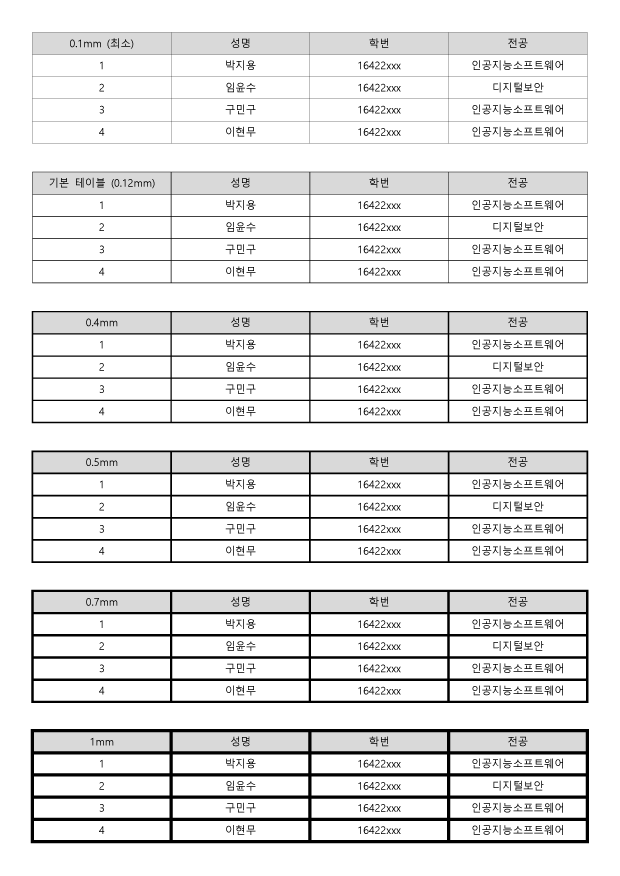
#> input picture checkLineScale/test-photo/123.png, 2479 x 3504 px, given in place of ls.png, which was not available (shown at 1/4 size)
$ python test.py
#> lines starting #> are read from the running program, lines starting #| are printed output that depends on the picture; after the words box and inside, x2 and y2 are one past the last pixel; in counts of white or black regions, pixels touching at a corner belong together; pictures that were not available may be replaced by others from this repository, and a replacement may not be noted


import cv2
import matplotlib.pyplot as plt
import numpy as np
import sys
def show_plot( threshold, title):
        resize_img = cv2.resize(threshold, (500, 500))
        # cv2.imshow("show image :"+title, resize_img)
        # cv2.waitKey(0)
        out = threshold.copy()
        out = 255 - out

        plt.imshow(out)
        # cv2.imwrite('./h2-'+title+'.png', out)
        plt.show()

def pprint(threshold, a, b, x, y):
    index = a
    for th in threshold[a:b]:
        print(index,"/",th[x:y])
        index+=1
    # print("**"*20)
    # print("**"*20)

dirpath = "./test-photo/"

imgname = "page-2"
imgname = "short"
imgname = "ls"
# imgname = "123"
image = cv2.imread(dirpath+imgname+'.png')
#> image is the input picture: shape (3504, 2479, 3); min 0, max 255, mean 228.5
image_gray = cv2.cvtColor(image, cv2.COLOR_BGR2GRAY)

threshold = cv2.adaptiveThreshold(
                        np.invert(image_gray),
                        255, #흑백 명도 최대값
                        cv2.ADAPTIVE_THRESH_GAUSSIAN_C,  #평균 계산 방법 / ADAPTIVE_THRESH_MEAN_C
                        cv2.THRESH_BINARY, # 흑백 반전 여부 /THRESH_BINARY_INV
                        15, # 블록 사이즈
                        0 # 가감 상수
                    )
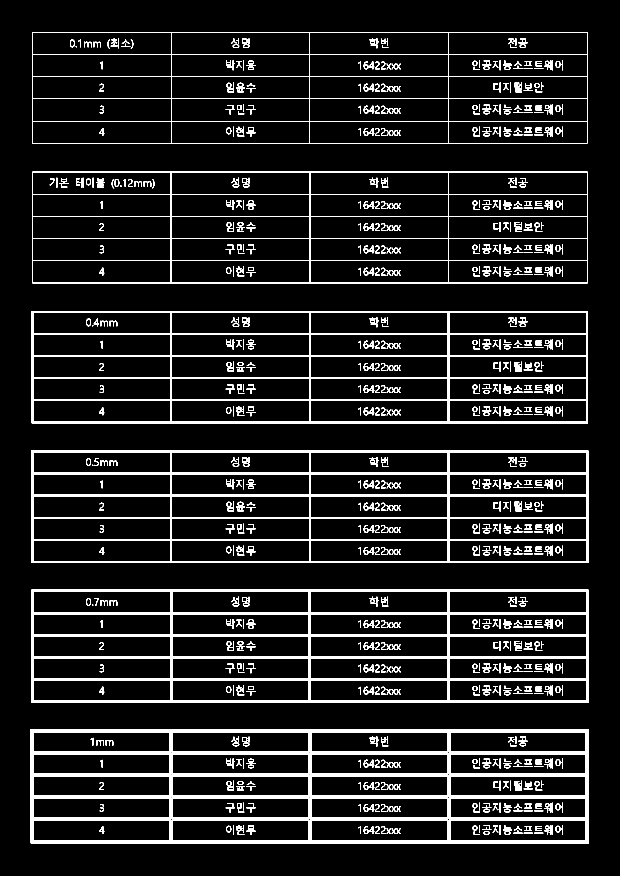
#> threshold: shape (3504, 2479) (shown at 1/4 size); 8.6% white; 1022 white regions, largest, box (x1, y1, x2, y2) and area: (123, 2916, 2356, 3373) 198063, (125, 2359, 2354, 2812) 146061, (126, 1802, 2353, 2252) 107814


z,x,c,v = 180, 185, 380, 386

show_plot( threshold, "org")
#> in show_plot, `resize_img = cv2.resize(threshold, (500, 500))`:
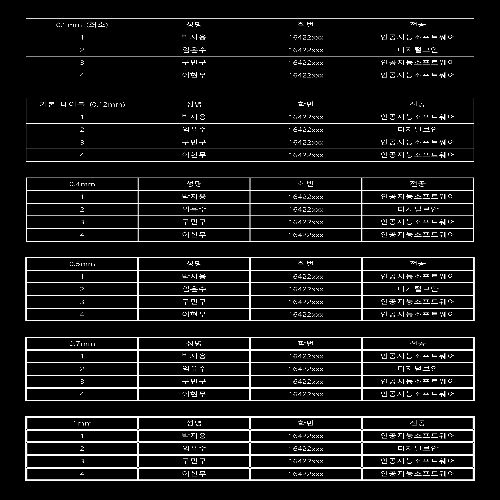
#> resize_img: shape (500, 500); min 0, max 255, mean 22.3
#> in show_plot, `out = 255 - out`:
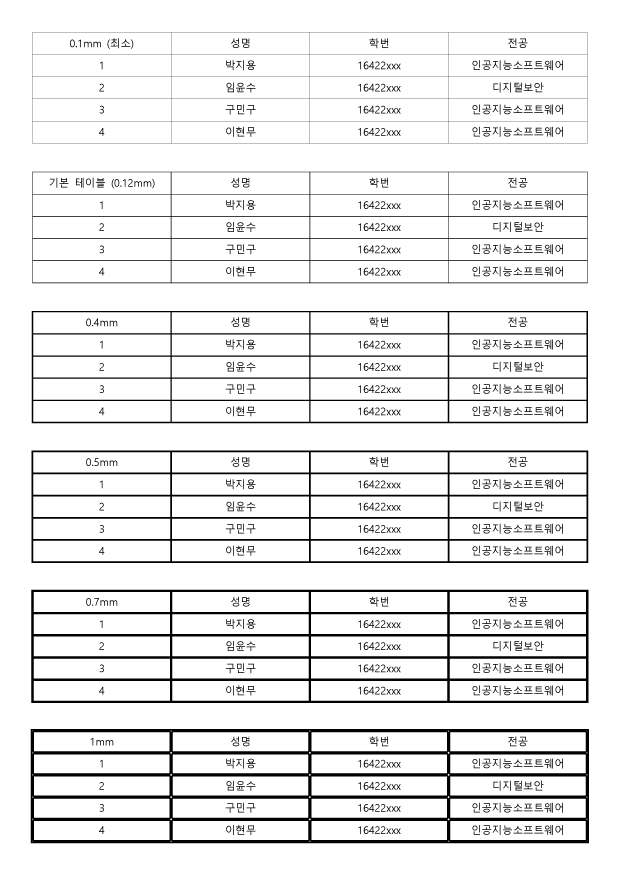
#> out: shape (3504, 2479) (shown at 1/4 size); 91.4% white; 1022 black regions, largest, box (x1, y1, x2, y2) and area: (123, 2916, 2356, 3373) 198063, (125, 2359, 2354, 2812) 146061, (126, 1802, 2353, 2252) 107814
pprint(threshold, z,x,c,v )
#> the loop in pprint, `for th in threshold[a:b]:` made 5 passes
#| 180 / [0 0 0 0 0 0]
#| 181 / [0 0 0 0 0 0]
#| 182 / [0 0 0 0 0 0]
#| 183 / [0 0 0 0 0 0]
#| 184 / [0 0 0 0 0 0]
#> after the loop in pprint, `for th in threshold[a:b]:`: index = 185

linescale = 18

# size = threshold.shape[1] // linescale
# el = cv2.getStructuringElement(cv2.MORPH_RECT, ( size, 1 ))

size = threshold.shape[0] // linescale
#> size = 194
el = cv2.getStructuringElement(cv2.MORPH_RECT, ( 1, size ))
#> el = 194 values from 1 to 1


# size = 20#size
print("size",size)
#| size 194
print("threshold",threshold.shape)
#| threshold (3504, 2479)

threshold = cv2.erode(threshold, el) # erosion
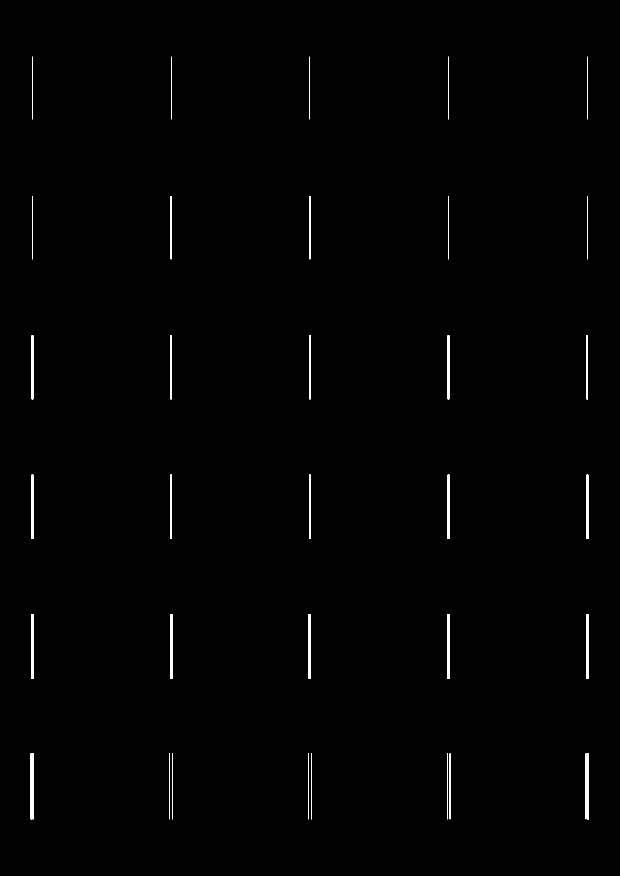
#> threshold: shape (3504, 2479) (shown at 1/4 size); 0.47% white; 35 white regions, largest, box (x1, y1, x2, y2) and area: (125, 2456, 135, 2716) 2600, (1789, 2456, 1799, 2716) 2600, (2344, 2456, 2354, 2716) 2600
# show_plot( threshold, "after erosion")
print("-"*30,"After erosion","-"*30)
pprint(threshold, z,x,c,v )
#> the loop in pprint (call 2), `for th in threshold[a:b]:` made 5 passes
#| 180 / [0 0 0 0 0 0]
#| 181 / [0 0 0 0 0 0]
#| 182 / [0 0 0 0 0 0]
#| 183 / [0 0 0 0 0 0]
#| 184 / [0 0 0 0 0 0]

threshold = cv2.dilate(threshold, el) # dilation
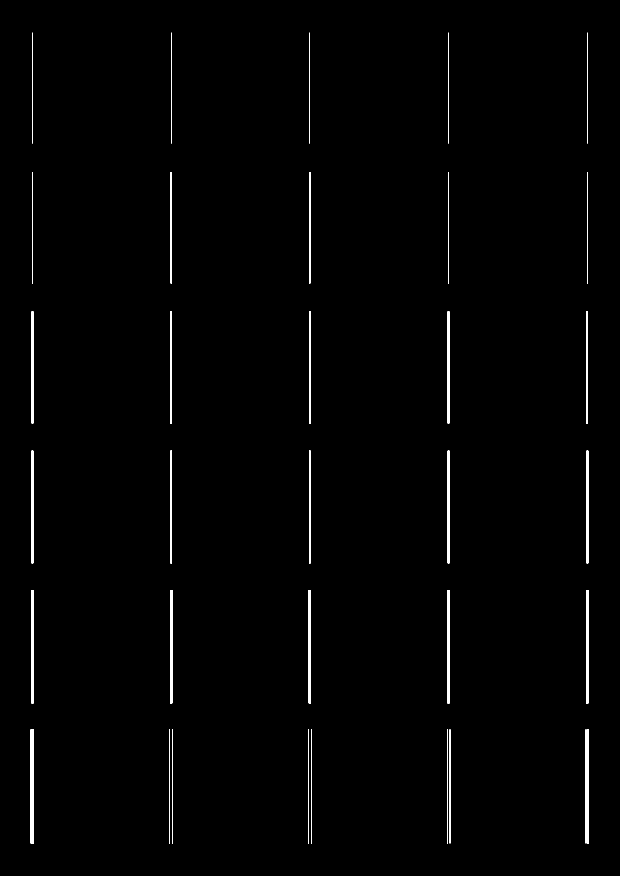
#> threshold: shape (3504, 2479) (shown at 1/4 size); 0.82% white; 35 white regions, largest, box (x1, y1, x2, y2) and area: (125, 2360, 135, 2813) 4530, (1789, 2360, 1799, 2813) 4530, (2344, 2360, 2354, 2813) 4530
show_plot( threshold, "after dilate")
#> call 2 of show_plot, with title = 'after dilate'
#> in show_plot (call 2), `resize_img = cv2.resize(threshold, (500, 500))`:
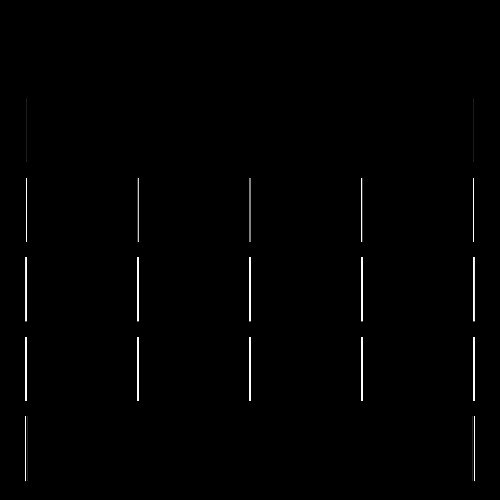
#> resize_img: shape (500, 500); min 0, max 255, mean 1.8
#> in show_plot (call 2), `out = 255 - out`:
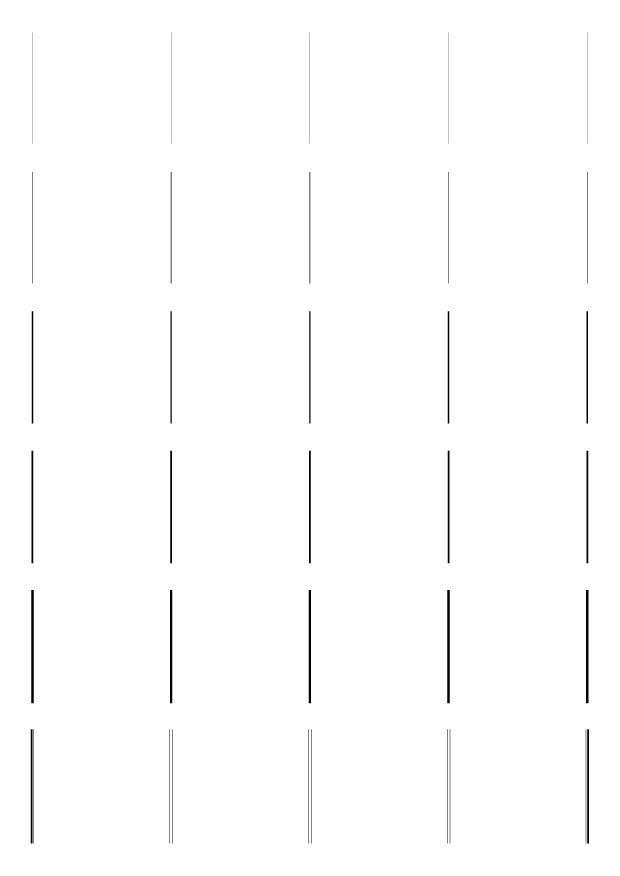
#> out: shape (3504, 2479) (shown at 1/4 size); 99.2% white; 35 black regions, largest, box (x1, y1, x2, y2) and area: (125, 2360, 135, 2813) 4530, (1789, 2360, 1799, 2813) 4530, (2344, 2360, 2354, 2813) 4530
print("-"*30,"After dilate","-"*30)
pprint(threshold, z,x,c,v )

# plt.imshow(threshold)
# plt.imshow(cv2.cvtColor(threshold, cv2.COLOR_BGR2RGB))
# plt.show()

$ run again, on checkLineScale/test-photo/ls.PNG
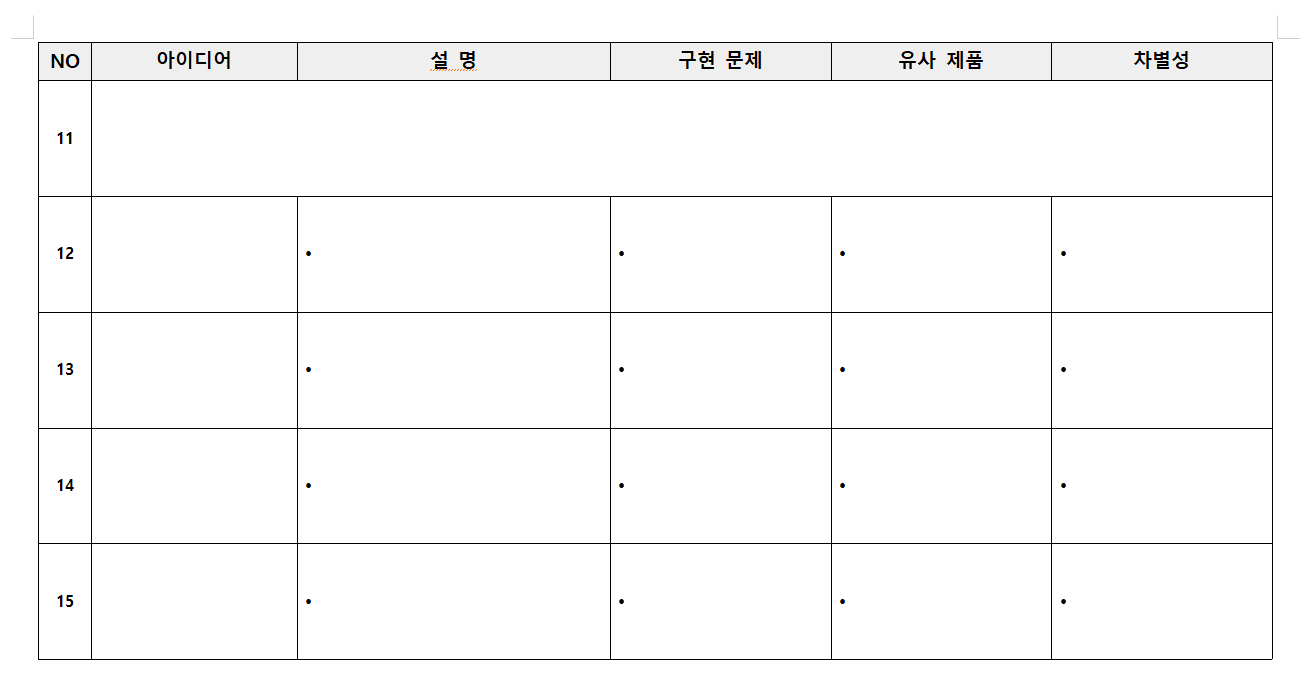
#> input picture checkLineScale/test-photo/ls.PNG, 1308 x 692 px, found by its file name
#> image is the input picture: shape (692, 1308, 3); mean B, G, R 249.9, 249.9, 249.9
#> out: shape (692, 1308); 98.3% white; black in thin lines or dots
#> the loop in pprint, `for th in threshold[a:b]:` made 5 passes
#| 180 / [0 0 0 0 0 0]
#| 181 / [0 0 0 0 0 0]
#| 182 / [0 0 0 0 0 0]
#| 183 / [0 0 0 0 0 0]
#| 184 / [0 0 0 0 0 0]
#> after the loop in pprint, `for th in threshold[a:b]:`: index = 185
#| size 38
#| threshold (692, 1308)
#> `threshold = cv2.erode(threshold, el)`:
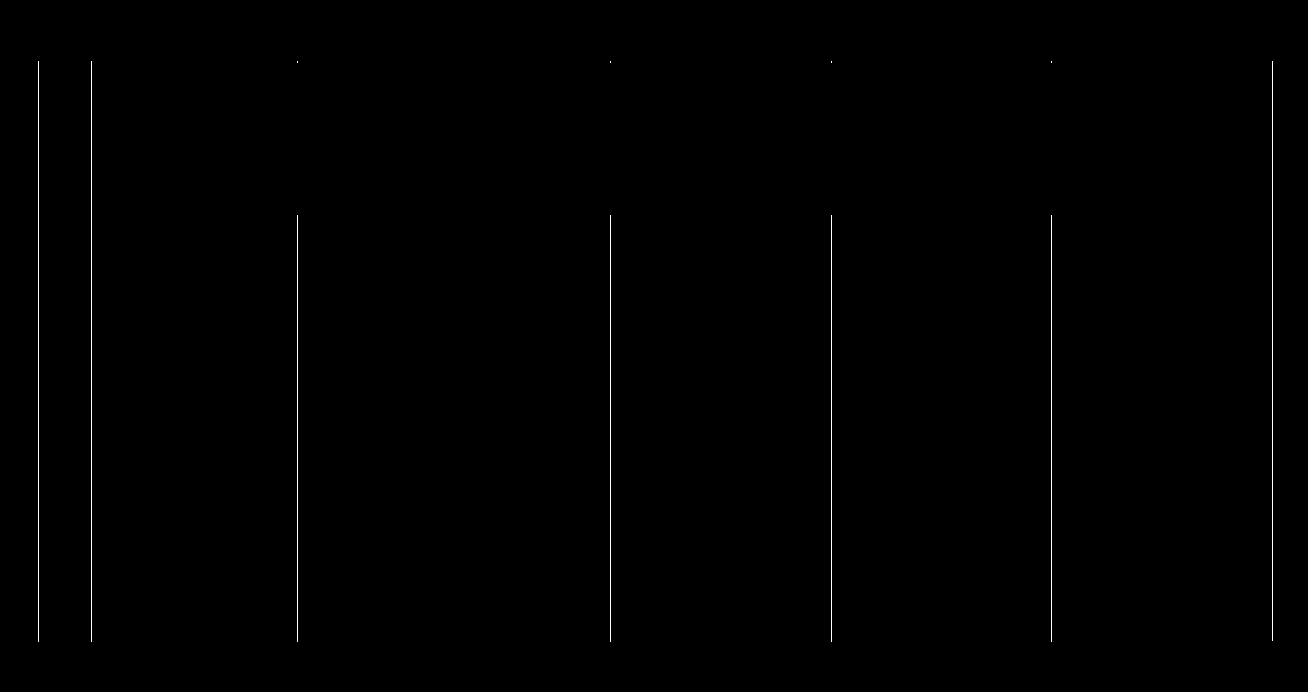
#> threshold: shape (692, 1308); 0.38% white in thin lines or dots, all inside (x1, y1, x2, y2) = (38, 61, 1273, 642)
#> the loop in pprint (call 2), `for th in threshold[a:b]:` made 5 passes
#| 180 / [0 0 0 0 0 0]
#| 181 / [0 0 0 0 0 0]
#| 182 / [0 0 0 0 0 0]
#| 183 / [0 0 0 0 0 0]
#| 184 / [0 0 0 0 0 0]
#> in show_plot (call 2), `resize_img = cv2.resize(threshold, (500, 500))`:
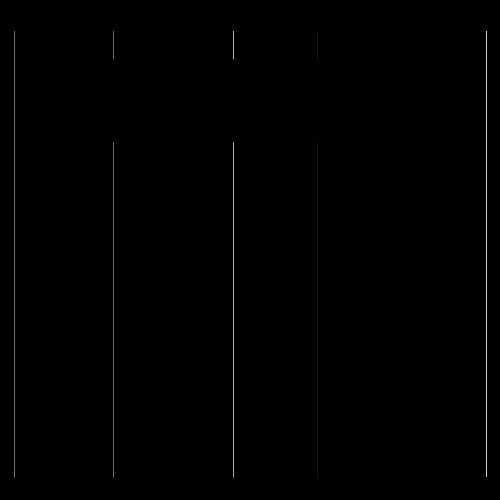
#> resize_img: shape (500, 500); min 0, max 208, mean 1
#> out: shape (692, 1308); 99.6% white; black in thin lines or dots, all inside (x1, y1, x2, y2) = (38, 43, 1273, 661)
